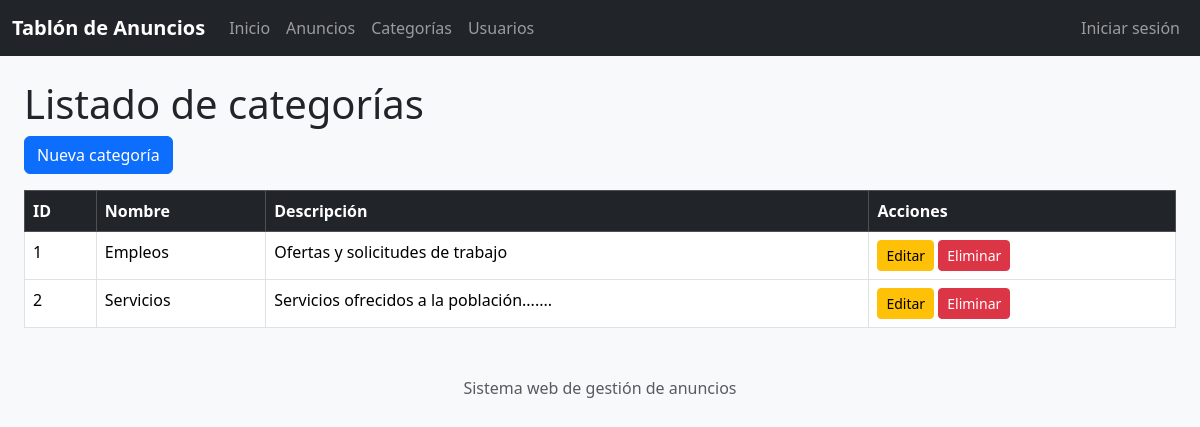
Page /categorias/ on the committed database.
### blueprintapp/categorias/models.py (models this page shows, shortened)
class Categoria(db.Model):
    __tablename__ = "categorias"
    id = db.Column(db.Integer,primary_key=True)
    nombre = db.Column(db.String,nullable=False,unique=True)
    descripcion = db.Column(db.String,nullable=False)

### blueprintapp/categorias/routes.py (the view)
@bp_categoria.route("/")
def index():
    categorias = Categoria.query.all()
    return render_template('categorias/index.html', categorias=categorias)

### blueprintapp/categorias/templates/categorias/index.html
{% extends "base.html" %}
{% block content %}
<h1>Listado de categorías</h1>
<a href="{{ url_for('bp_categoria.create') }}" class="btn btn-primary mb-3">
    Nueva categoría
</a>
<table class="table table-bordered">
    <thead class="table-dark">
        <tr>
            <th>ID</th>
            <th>Nombre</th>
            <th>Descripción</th>
            <th>Acciones</th>
        </tr>
    </thead>
    <tbody>
        {% for item in categorias %}
        <tr>
            <td>{{ item.id }}</td>
            <td>{{ item.nombre }}</td>
            <td>{{ item.descripcion }}</td>
            <td>
                <a href="{{ url_for('bp_categoria.edit', id=item.id) }}" class="btn btn-warning btn-sm">
                    Editar
                </a>
                <form method="POST" action="{{ url_for('bp_categoria.delete', id=item.id) }}" class="d-inline" onsubmit="return confirm('¿Estás seguro de eliminar esta categoría?');">
                    <button type="submit" class="btn btn-danger btn-sm">
                        Eliminar
                    </button>
                </form>
            </td>
        </tr>
        {% else %}
        <tr>
            <td colspan="4">No hay categorías registradas</td>
        </tr>
        {% endfor %}
    </tbody>
</table>
{% endblock %}

### rows in the picture
Categoria: id "1", nombre "Empleos", descripcion "Ofertas y solicitudes de trabajo"
Categoria: id "2", nombre "Servicios", descripcion "Servicios ofrecidos a la población......."
